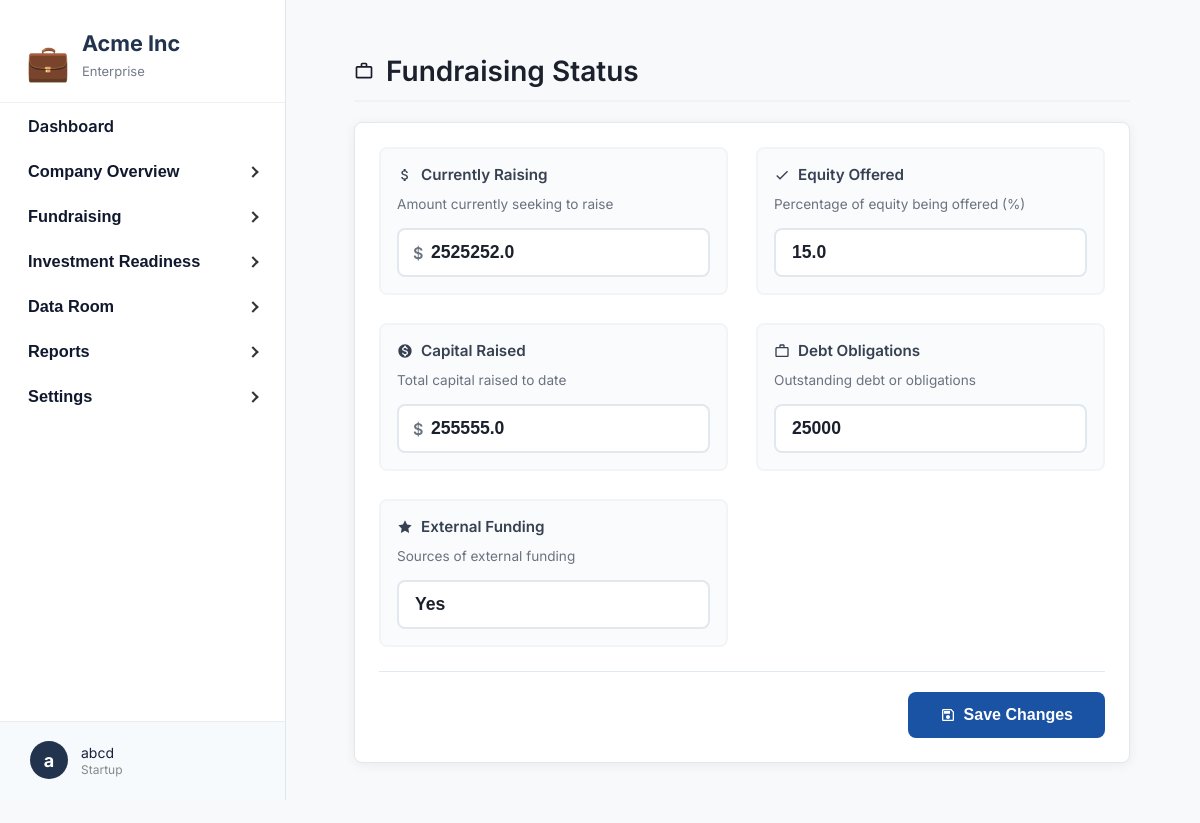
/api/startup/fundraising-status/ (signed in), run on the app's committed database.
### core/models.py (models this page shows, shortened)
class StartupProfile(models.Model):
    user = models.OneToOneField(User, on_delete=models.CASCADE, related_name='startup_profile')
    startup_name = models.CharField(max_length=150)
    role = models.CharField(max_length=100)
    email = models.EmailField()
    website = models.CharField(max_length=255)
    heard_about = models.CharField(max_length=50)
    description = models.TextField()
    audience = models.TextField()
    tech_component = models.TextField()
    your_edge = models.TextField()
    pitch_deck_url = models.CharField(max_length=255)
    startup_stage = models.CharField(max_length=50)
    problem = models.TextField()
    solution = models.TextField()
    market_research = models.CharField(max_length=20)
    business_model_mind = models.CharField(max_length=50)
    working_time = models.CharField(max_length=50)
    cofounder = models.CharField(max_length=20)
    support_needed = models.TextField()
    has_mvp = models.CharField(max_length=10)
    tested_with_customers = models.CharField(max_length=10)
    funding_source = models.CharField(max_length=100)
    early_users = models.CharField(max_length=10)
    generated_revenue = models.CharField(max_length=20)
    stage3_challenges = models.TextField()
    stage3_support = models.TextField()
    business_model = models.TextField()
    paying_customers = models.CharField(max_length=50)
    annual_revenue_4 = models.CharField(max_length=50)
    external_funding = models.CharField(max_length=50)
    acquisition_strategies = models.TextField()
    team_size = models.CharField(max_length=50)
    stage4_challenges = models.TextField()
    stage4_support = models.TextField()
    annual_revenue_5 = models.CharField(max_length=50)
    active_customers_5 = models.CharField(max_length=50)
    markets_operating = models.CharField(max_length=100)
    expansion_plans = models.TextField()
    stage5_challenges = models.TextField()
    is_approved = models.BooleanField(default=False)
    is_onboarded = models.BooleanField(default=False)
    complete_profile_submitted = models.BooleanField(default=False)
    submitted_at = models.DateTimeField(auto_now_add=True)
    arr = models.FloatField(
        null=True, blank=True, verbose_name="Annual Recurring Revenue (ARR)"
    )
    arpu = models.FloatField(
        null=True, blank=True, verbose_name="Average Revenue Per User (ARPU)"
    )
    monthly_burn = models.FloatField(null=True, blank=True)
    cash_balance = models.FloatField(null=True, blank=True)
    ltv_cac_ratio = models.FloatField(null=True, blank=True)
    operating_expenses = models.FloatField(null=True, blank=True)
    debt_obligations = models.TextField(null=True, blank=True)
    capital_raised = models.FloatField(null=True, blank=True)
    currently_raising = models.FloatField(null=True, blank=True)
    equity_offered = models.FloatField(null=True, blank=True)
    financial_forecast = models.FileField(
        upload_to='financial_forecasts/', null=True, blank=True
    )

### core/views.py (the view)
# urls.py: path('startup/fundraising-status/', startup_fundraising_status, name='startup_fundraising_status'),
@login_required
def startup_fundraising_status(request):
    profile = request.user.startup_profile
    if request.headers.get("HX-Request") == "true":
        return render(request, "startup_partials/startup_fundraising_status_partial.html", {"profile": profile})
    else:
        return render(request, "startup_fundraising_status.html", {"profile": profile})

### core/templates/startup_fundraising_status.html (shortened to what this page needs)
{% extends "startup_base.html" %}
{% load humanize %}
{% block content %}
<div class="financial-container">
    <div class="page-header">
        <svg class="icon" viewBox="0 0 24 24">
            <path d="M14 6V4h-4v2h4zM4 8v11h16V8H4zm16-2c1.11 0 2 .89 2 2v11c0 1.11-.89 2-2 2H4c-1.11 0-2-.89-2-2l.01-11c0-1.11.88-2 1.99-2h4V4c0-1.11.89-2 2-2h4c1.11 0 2 .89 2 2v2h4z"/>
        </svg>
        <h1 class="page-title">Fundraising Status</h1>
    </div>
    <div class="metrics-card">
        <form method="POST" action="{% url 'startup_edit_fundraising_status' %}" id="fundraisingForm">
            <div class="metrics-grid">
                <div class="metric-item">
                    <div class="metric-label">
                        Currently Raising
                    </div>
                    <div class="metric-description">Amount currently seeking to raise</div>
                    <div class="currency-input">
                        <span class="currency-symbol">$</span>
                        <input type="number" name="currently_raising" value="{{ profile.currently_raising|default_if_none:'' }}" step="0.01" class="form-input" placeholder="0.00">
                    </div>
                </div>
                <div class="metric-item">
                    <div class="metric-label">
                        <svg class="icon-small" viewBox="0 0 24 24">
                            <path d="M9 16.17L4.83 12l-1.42 1.41L9 19 21 7l-1.41-1.41z"/>
                        </svg>
                        Equity Offered
                    </div>
                    <div class="metric-description">Percentage of equity being offered (%)</div>
                    <input type="number" name="equity_offered" value="{{ profile.equity_offered|default_if_none:'' }}" step="0.01" class="form-input" placeholder="0.0">
                </div>
                <div class="metric-item">
                    <div class="metric-label">
                        Capital Raised
                    </div>
                    <div class="metric-description">Total capital raised to date</div>
                    <div class="currency-input">
                        <span class="currency-symbol">$</span>
                        <input type="number" name="capital_raised" value="{{ profile.capital_raised|default_if_none:'' }}" step="0.01" class="form-input" placeholder="0.00">
                    </div>
                </div>
                <div class="metric-item">
                    <div class="metric-label">
                        <svg class="icon-small" viewBox="0 0 24 24">
                            <path d="M14 6V4h-4v2h4zM4 8v11h16V8H4zm16-2c1.11 0 2 .89 2 2v11c0 1.11-.89 2-2 2H4c-1.11 0-2-.89-2-2l.01-11c0-1.11.88-2 1.99-2h4V4c0-1.11.89-2 2-2h4c1.11 0 2 .89 2 2v2h4z"/>
                        </svg>
                        Debt Obligations
                    </div>
                    <div class="metric-description">Outstanding debt or obligations</div>
                    <input type="text" name="debt_obligations" value="{{ profile.debt_obligations|default_if_none:'' }}" class="form-input" placeholder="Enter debt obligations">
                </div>
                <div class="metric-item">
                    <div class="metric-label">
                        <svg class="icon-small" viewBox="0 0 24 24">
                            <path d="M12 2l3.09 6.26L22 9.27l-5 4.87 1.18 6.88L12 17.77l-6.18 3.25L7 14.14 2 9.27l6.91-1.01L12 2z"/>
                        </svg>
                        External Funding
                    </div>
                    <div class="metric-description">Sources of external funding</div>
                    <input type="text" name="external_funding" value="{{ profile.external_funding|default_if_none:'' }}" class="form-input" placeholder="Enter funding sources">
                </div>
            </div>
            <div class="form-actions">
                <button type="submit" class="btn-primary" id="saveBtn">
                    <svg class="icon-small" viewBox="0 0 24 24">
                        <path d="M17 3H5c-1.1 0-2 .9-2 2v14c0 1.1.9 2 2 2h14c1.1 0 2-.9 2-2V7l-4-4zm2 16H5V5h11.17L19 7.83V19zm-7-7c-1.66 0-3 1.34-3 3s1.34 3 3 3 3-1.34 3-3-1.34-3-3-3zM6 6h9v4H6z"/>
                    </svg>
                    Save Changes
                </button>
            </div>
        </form>
    </div>
</div>
{% endblock %}

### core/templates/startup_base.html (shortened to what this page needs)
{% load static %}
<!DOCTYPE html>
<html lang="en">
<head>
</head>
<body>
<div class="layout">
    <nav class="sidebar">
        <div class="logo-box">
            <span class="logo-icon">&#128188;</span>
            <div>
                <div class="sidebar-title">Acme Inc</div>
                <div class="sidebar-subtitle">Enterprise</div>
            </div>
        </div>
        <div class="sidebar-content">
            <ul class="sidebar-nav">
                <li>
                    <a href="{% url 'startup_dashboard' %}" class="sidebar-link {% if section == 'dashboard' %}active{% endif %}">Dashboard</a>
                </li>
                <li>
                    <button class="sidebar-toggle {% if section == 'company' %}active{% endif %}" aria-expanded="false" type="button">
                        Company Overview
                        <span class="arrow"></span>
                    </button>
                </li>
                <li>
                    <button class="sidebar-toggle" aria-expanded="false" type="button">
                        Fundraising
                        <span class="arrow"></span>
                    </button>
                </li>
                <li>
                    <button class="sidebar-toggle" aria-expanded="false" type="button">
                        Investment Readiness
                        <span class="arrow"></span>
                    </button>
                </li>
                <li>
                    <button class="sidebar-toggle" aria-expanded="false" type="button">
                        Data Room
                        <span class="arrow"></span>
                    </button>
                </li>
                <li>
                    <button class="sidebar-toggle" aria-expanded="false" type="button">
                        Reports
                        <span class="arrow"></span>
                    </button>
                </li>
                <li>
                    <button class="sidebar-toggle" aria-expanded="false" type="button">
                        Settings
                        <span class="arrow"></span>
                    </button>
                </li>
            </ul>
        </div>
        <div class="sidebar-footer" id="sidebar-footer">
            <div class="sidebar-footer-circle">{{ request.user.first_name|default:"N"|slice:":1" }}</div>
            <div class="sidebar-footer-details">
                <span>{{ request.user.get_full_name|default:request.user.username }}</span>
                <small>Startup</small>
            </div>
        </div>
    </nav>
    <div id="main-content" class="main-content">
        {% block content %}{% endblock %}
    </div>
</div>
</body>
</html>

### core/templates/startup_base.html (style rules this page uses)
html, body { height: 100%; margin: 0; }
body { font-family: 'Inter', sans-serif; background: #f8f9fb; color: #181b2a; height: 100vh; }
.layout { display: flex; min-height: 100vh; }
.sidebar { width: 285px; background: #fff; border-right: 1.5px solid #e3e5e8; padding: 0; position: relative; display: flex; flex-direction: column; height: 100vh; }
.sidebar .logo-box { padding: 30px 26px 8px 26px; display: flex; align-items: center; gap: 12px; flex-shrink: 0; background: #fff; border-bottom: 1px solid #f0f0f0; }
.sidebar-content { flex: 1; overflow-y: auto; padding-bottom: 80px; }
.sidebar .logo-icon { font-size: 2.2rem; color: #22284b; }
.sidebar-title { font-weight: 700; font-size: 1.35rem; color: #22334d; margin-bottom: 7px; }
.sidebar-subtitle { font-size: 13px; color: #757a8a; margin-bottom: 15px; }
.sidebar-nav { padding: 0; margin: 0 0 30px 0; list-style: none; }
.sidebar-link, .sidebar-toggle { display: flex; align-items: center; gap: 8px; padding: 13px 28px; color: #10182e; text-decoration: none; font-weight: 600; font-size: 1.02rem; border: none; background: none; cursor: pointer; width: 100%; outline: none; transition: all 0.2s cubic-bezier(0.4, 0, 0.2, 1); border-radius: 0 16px 16px 0; margin-right: 4px; position: relative; }
.sidebar-toggle .arrow { margin-left: auto; transition: transform 0.3s cubic-bezier(0.4, 0, 0.2, 1); }
.sidebar-footer { position: absolute; left: 0; bottom: 0; width: 100%; padding: 19px 24px 21px 30px; border-top: 1px solid #ececec; background: #f6fafd; display: flex; align-items: center; gap: 13px; cursor: pointer; z-index: 10; box-sizing: border-box; transition: all 0.2s cubic-bezier(0.4, 0, 0.2, 1); }
.sidebar-footer-circle { width: 38px; height: 38px; border-radius: 50%; background: #22334d; color: #fff; display: flex; align-items: center; justify-content: center; font-size: 18px; font-weight: 700; transition: all 0.2s cubic-bezier(0.4, 0, 0.2, 1); }
.sidebar-footer-details { display: flex; flex-direction: column; gap: 1px; }
.sidebar-footer-details span { font-size: 14px; color: #191f3d; transition: color 0.2s cubic-bezier(0.4, 0, 0.2, 1); }
.sidebar-footer-details small { font-size: 12px; color: #888; transition: color 0.2s cubic-bezier(0.4, 0, 0.2, 1); }
.main-content { flex: 1; padding: 38px 54px 44px 52px; }
.arrow { display: inline-block; width: 6px; height: 6px; border-top: 2px solid #333; border-right: 2px solid #333; transform: rotate(45deg); margin-left: auto; transition: transform 0.3s cubic-bezier(0.4, 0, 0.2, 1); }

### data on the page
StartupProfile: currently_raising "2525252.0", equity_offered "15.0", capital_raised "255555.0", debt_obligations "25000", external_funding "Yes"

### other printed values
{{ request.user.first_name|default:"N"|slice:":1" }} "a"
{{ request.user.get_full_name|default:request.user.username }} "abcd"
